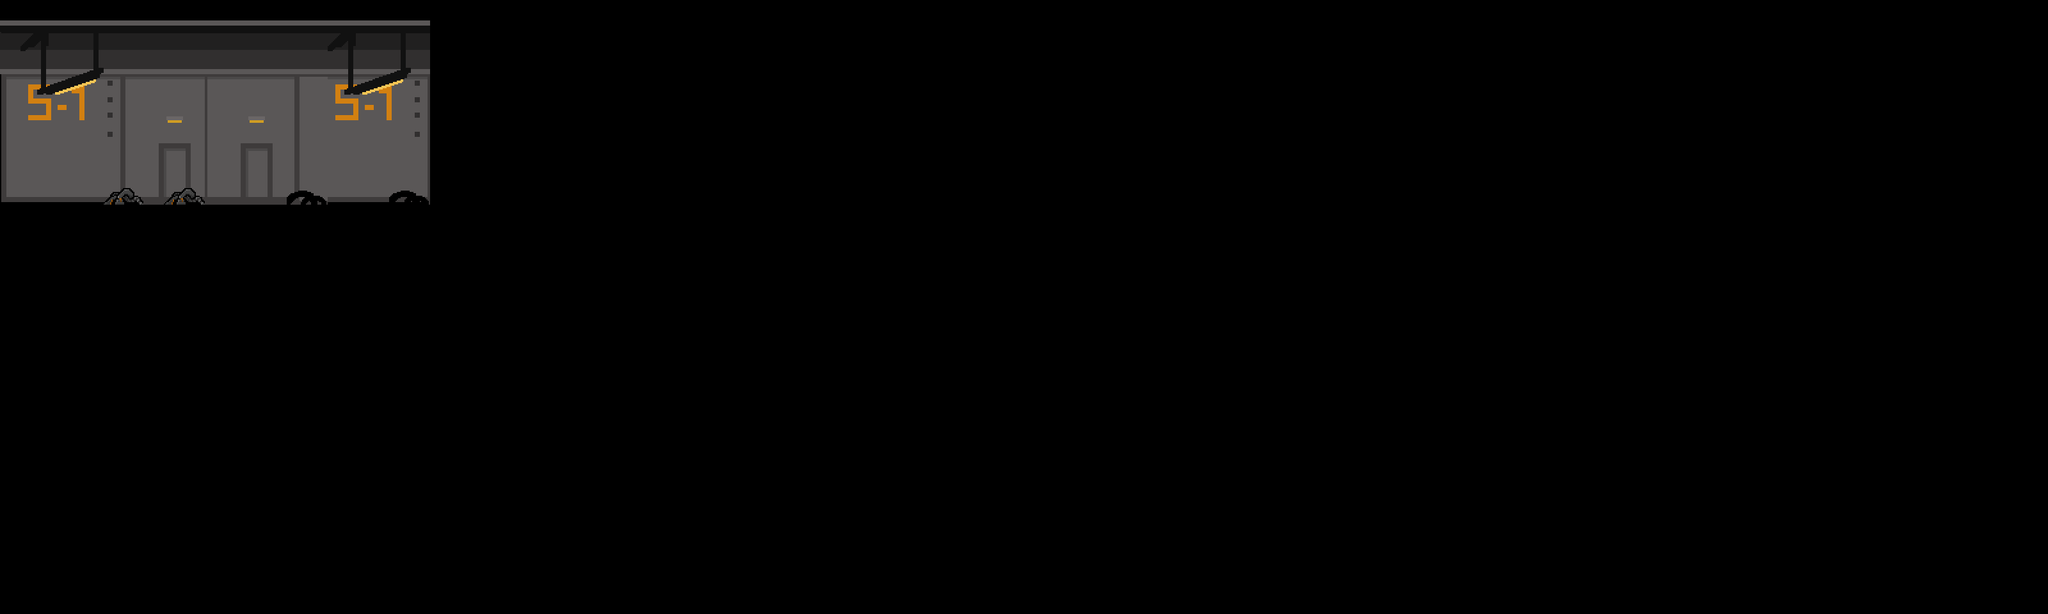

The image is a tile-based game level rendered from a .tmx file. Its description and source (layers, tilesets, objects; grid data summarised) follow:
An orthogonal 100x30 tile map with 32x32 px tiles, 3 tile layers (Ground, Background, front), 3 tilesets.

<map version="1.0" orientation="orthogonal" renderorder="right-down" width="100" height="30" tilewidth="32" tileheight="32" nextobjectid="3">
 <tileset firstgid="1" name="spaceship" tilewidth="32" tileheight="32" tilecount="144" columns="12">
  <image source="spaceship.png" width="400" height="400" />
 </tileset>
 <tileset firstgid="145" name="front-pipe" tilewidth="32" tileheight="32" tilecount="16" columns="4">
  <image source="front-pipe.png" width="128" height="128" />
 </tileset>
 <tileset firstgid="161" name="pipes" tilewidth="32" tileheight="32" tilecount="4" columns="2">
  <image source="pipes.png" width="64" height="64" />
 </tileset>
 <layer name="Ground" width="100" height="30">
  <properties>
   <property name="collidable" type="bool" value="true" />
  </properties>
  <data>[3000 cells, 22 non-empty, 13 distinct tile ids]</data>
 </layer>
 <layer name="Background" width="100" height="30">
  <data>[3000 cells, 168 non-empty, 96 distinct tile ids]</data>
 </layer>
 <objectgroup name="front" />
 <layer name="front" width="100" height="30">
  <data>[3000 cells, 8 non-empty, 4 distinct tile ids]</data>
 </layer>
</map>
